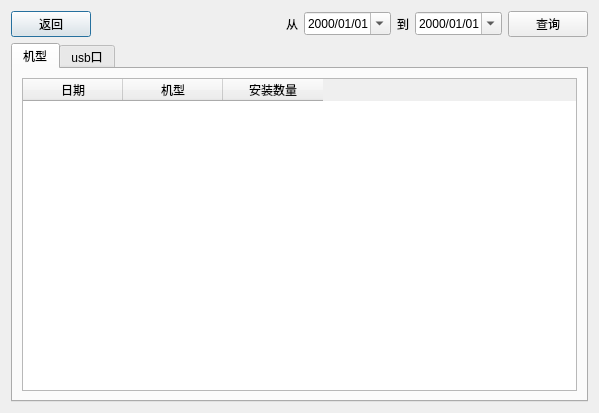
<?xml version="1.0" encoding="UTF-8"?>
<ui version="4.0">
 <class>baobiao</class>
 <widget class="QDialog" name="baobiao">
  <property name="geometry">
   <rect>
    <x>0</x>
    <y>0</y>
    <width>599</width>
    <height>413</height>
   </rect>
  </property>
  <property name="windowTitle">
   <string>Form</string>
  </property>
  <layout class="QGridLayout" name="gridLayout_2">
   <item row="0" column="0">
    <layout class="QHBoxLayout" name="horizontalLayout">
     <item>
      <widget class="QPushButton" name="returnBtn">
       <property name="text">
        <string>返回</string>
       </property>
      </widget>
     </item>
     <item>
      <spacer name="horizontalSpacer">
       <property name="orientation">
        <enum>Qt::Horizontal</enum>
       </property>
       <property name="sizeHint" stdset="0">
        <size>
         <width>28</width>
         <height>20</height>
        </size>
       </property>
      </spacer>
     </item>
     <item>
      <widget class="QLabel" name="label">
       <property name="text">
        <string>从</string>
       </property>
      </widget>
     </item>
     <item>
      <widget class="QDateEdit" name="FromdateEdit">
       <property name="displayFormat">
        <string>yyyy/MM/dd</string>
       </property>
       <property name="calendarPopup">
        <bool>true</bool>
       </property>
      </widget>
     </item>
     <item>
      <widget class="QLabel" name="label_2">
       <property name="text">
        <string>到</string>
       </property>
      </widget>
     </item>
     <item>
      <widget class="QDateEdit" name="TodateEdit">
       <property name="displayFormat">
        <string>yyyy/MM/dd</string>
       </property>
       <property name="calendarPopup">
        <bool>true</bool>
       </property>
      </widget>
     </item>
     <item>
      <widget class="QPushButton" name="searchBtn">
       <property name="text">
        <string>查询</string>
       </property>
      </widget>
     </item>
    </layout>
   </item>
   <item row="1" column="0">
    <widget class="QTabWidget" name="tabWidget">
     <property name="currentIndex">
      <number>0</number>
     </property>
     <widget class="QWidget" name="tab">
      <attribute name="title">
       <string>机型</string>
      </attribute>
      <layout class="QGridLayout" name="gridLayout_3">
       <item row="0" column="0">
        <widget class="QTableWidget" name="JixingTab">
         <column>
          <property name="text">
           <string>日期</string>
          </property>
         </column>
         <column>
          <property name="text">
           <string>机型</string>
          </property>
         </column>
         <column>
          <property name="text">
           <string>安装数量</string>
          </property>
         </column>
        </widget>
       </item>
      </layout>
     </widget>
     <widget class="QWidget" name="tab_2">
      <attribute name="title">
       <string>usb口</string>
      </attribute>
      <layout class="QGridLayout" name="gridLayout">
       <item row="0" column="0">
        <widget class="QTableWidget" name="UsbTab">
         <column>
          <property name="text">
           <string>日期</string>
          </property>
         </column>
         <column>
          <property name="text">
           <string>USB口</string>
          </property>
         </column>
         <column>
          <property name="text">
           <string>安装数量</string>
          </property>
         </column>
        </widget>
       </item>
      </layout>
     </widget>
    </widget>
   </item>
  </layout>
 </widget>
 <resources/>
 <connections>
  <connection>
   <sender>returnBtn</sender>
   <signal>clicked()</signal>
   <receiver>baobiao</receiver>
   <slot>OnReturn()</slot>
   <hints>
    <hint type="sourcelabel">
     <x>57</x>
     <y>36</y>
    </hint>
    <hint type="destinationlabel">
     <x>71</x>
     <y>51</y>
    </hint>
   </hints>
  </connection>
  <connection>
   <sender>searchBtn</sender>
   <signal>clicked()</signal>
   <receiver>baobiao</receiver>
   <slot>OnSearchData()</slot>
   <hints>
    <hint type="sourcelabel">
     <x>588</x>
     <y>41</y>
    </hint>
    <hint type="destinationlabel">
     <x>432</x>
     <y>64</y>
    </hint>
   </hints>
  </connection>
 </connections>
 <slots>
  <slot>OnReturn()</slot>
  <slot>OnSearchData()</slot>
 </slots>
</ui>
